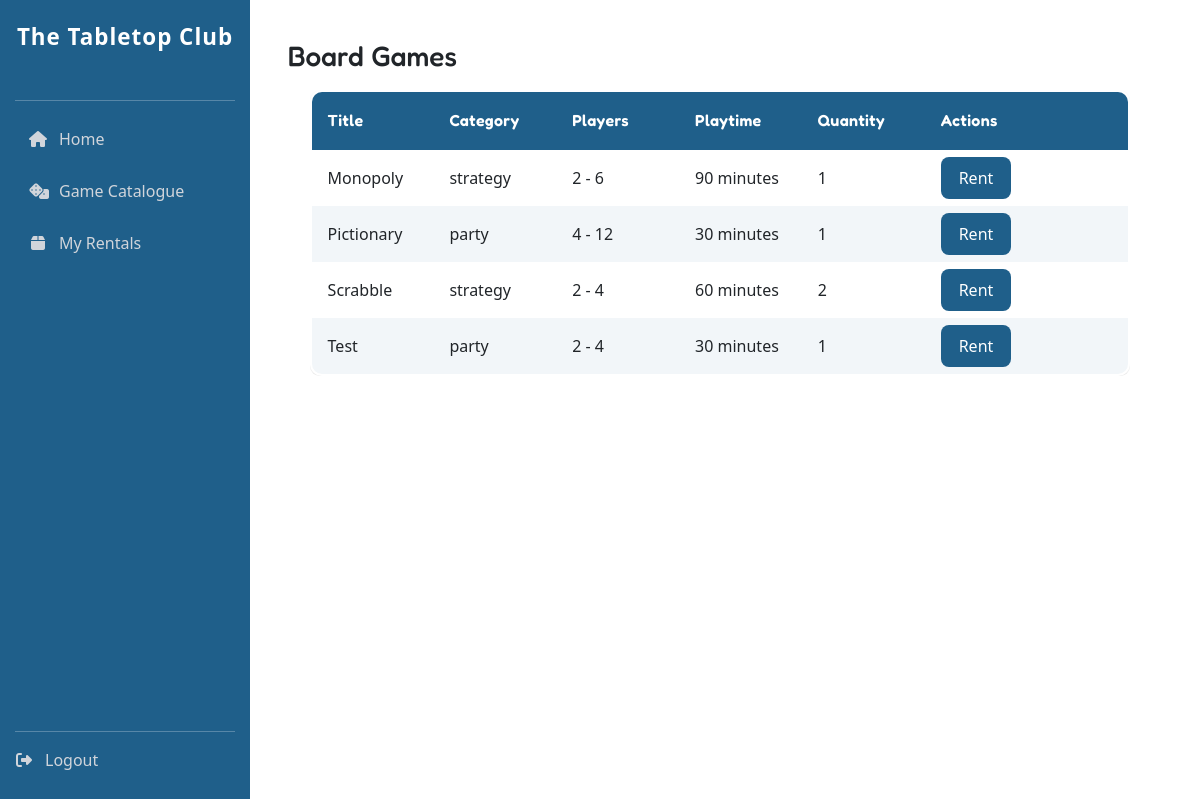
The app's page /game_catalogue/ (signed in), older data.
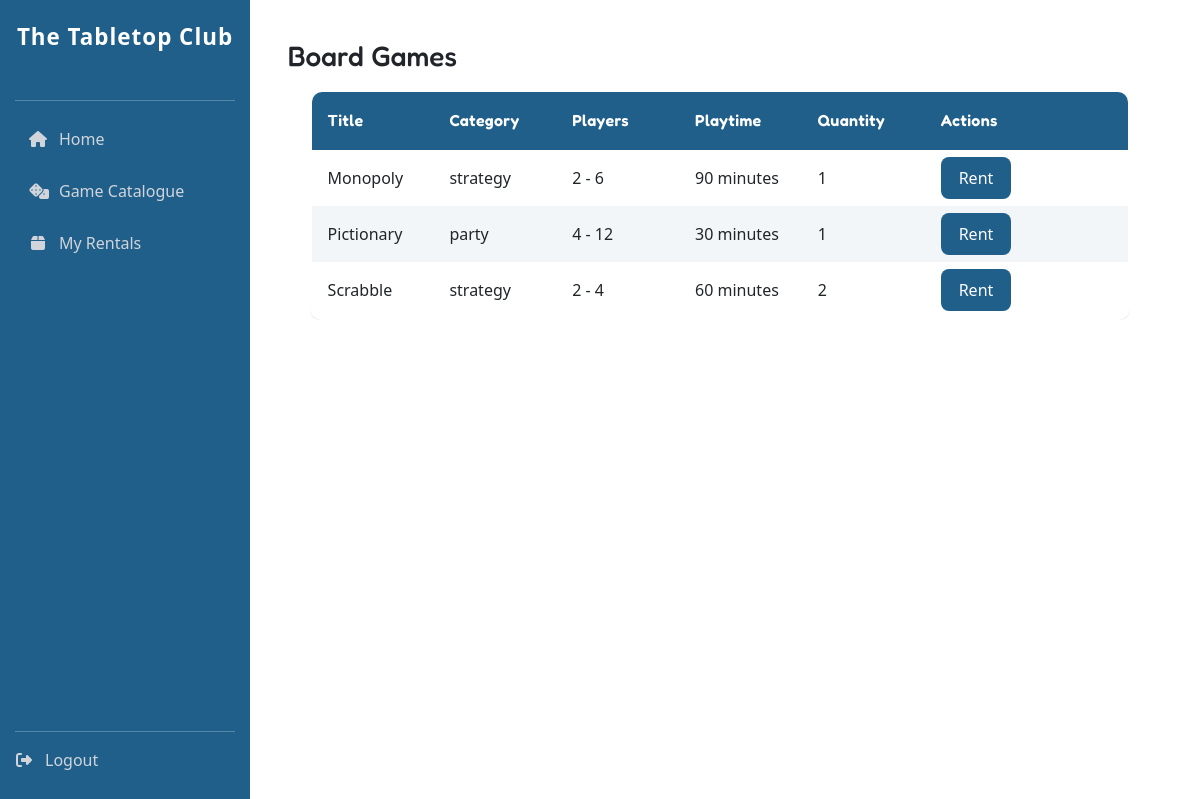
The same page, newer data.
### tabletop_club_app/models.py (models this page shows, shortened)
class BoardGame(models.Model):
    class Category(models.TextChoices):
        STRATEGY = 'strategy', 'Strategy'
        PARTY = 'party', 'Party'
    title = models.CharField(max_length=100, unique=True,)
    category = models.CharField(max_length=20, choices=Category.choices)
    min_players = models.PositiveIntegerField(validators=[MinValueValidator(1)])
    max_players = models.PositiveIntegerField(validators=[MinValueValidator(1)])
    playtime_minutes = models.PositiveIntegerField(validators=[MinValueValidator(1)])
    quantity = models.PositiveIntegerField(default=1, validators=[MinValueValidator(1)])
    class Meta:
        ordering = ['title']

### tabletop_club_app/views.py (the view)
# urls.py: path('game_catalogue/', views.game_catalogue, name='game_catalogue'),
@login_required
def game_catalogue(request):
    game_list = BoardGame.objects.all().order_by('title')
    return render(request, 'game_catalogue.html', {'games': game_list})

### tabletop_club_app/templates/game_catalogue.html (shortened to what this page needs)
{% extends 'base.html' %}
{% block content %}
<div class="container">
        <div class="board-games">
            <div class="game_header_table d-flex justify-content-between align-items-center flex-wrap gap-2 mb-3">
                <h3 class="mb-0">Board Games</h3>
            </div>
    {% if games %}
        <div class="game_body_table">
            <table class="table-pa align-middle">
                <thead>
                    <tr>
                        <th>Title</th>
                        <th>Category</th>
                        <th>Players</th>
                        <th>Playtime</th>
                        <th>Quantity</th>
                        <th>Actions</th>
                    </tr>
                </thead>
                <tbody>
                    {% for game in games %}
                        <tr>
                            <td>{{ game.title }}</td>
                            <td>{{ game.category }}</td>
                            <td>{{ game.min_players }} - {{ game.max_players }}</td>
                            <td>{{ game.playtime_minutes }} minutes</td>
                            <td>{{ game.quantity }}</td>
                            <td>
                            {% if user.is_staff %}
                                <a href="{% url 'edit_board_game' game.pk %}" class="btn-primary">Edit</a>
                                <a href="{% url 'delete_board_game' game.pk %}" class="btn-secondary">Delete</a>
                            {% else %}
                            <a href="#" class="btn-primary">Rent</a>
                            {% endif %}
                            </td>
                        </tr>
                    {% endfor %}
                    </tbody>
                </table>
            </div>
        {% else %}
            <p class="text-muted mb-0">No games found.</p>
        {% endif %}
        </div>
    </div>
{% endblock %}

### tabletop_club_app/templates/base.html (shortened to what this page needs)
{% load static %}
<!DOCTYPE html>
<html lang="en">
    <head>
        <link rel="stylesheet" href="{% static 'stylesheet.css' %}"/>
        <link href="https://cdn.jsdelivr.net/npm/bootstrap@5.3.0/dist/css/bootstrap.min.css" rel="stylesheet">
    </head>
    <body>
        <div class="container-fluid">
            <div class="row">
                <div class="d-none d-lg-flex p-0">
                    <div class="sidebar-desktop">
                        <div class="sidebar-header">
                            <div class="sidebar-title">The Tabletop Club</div>
                        </div>
                        <hr>
                        <ul class="sidebar-nav">
                            <li>
                                {% if user.is_staff %}
                                <a class="sidebar-link" href="/admin_home">
                                {% else %}
                                <a class="sidebar-link" href="/member_home">
                                {% endif %}
                                    <i class="fa-solid fa-house"></i>
                                    <span>Home</span>
                                </a>
                            </li>
                            <li>
                                <a class="sidebar-link" href="/game_catalogue">
                                    <i class="fa-solid fa-dice"></i>
                                    <span>Game Catalogue</span>
                                </a>
                            </li>
                            {% if not user.is_staff %}
                            <li>
                                <a class="sidebar-link" href="/my_rentals">
                                    <i class="fa-solid fa-box"></i>
                                    <span>My Rentals</span>
                                </a>
                            </li>
                            {% endif %}
                        </ul>
                        <hr>
                        <div class="sidebar-footer">
                        <form method="post" action="{% url 'logout' %}">
                            <button type="submit" class="sidebar-link logout-link logout-button">
                                <i class="fa-solid fa-right-from-bracket"></i>
                                <span>Logout</span>
                            </button>
                        </form>
                    </div>
                    </div>
                </div>
                <div class="main_body col p-4">
                    <div class="container-fluid">
                        <main>
                            {% block content %}{% endblock %}
                        </main>
                    </div>
                </div>
            </div>
        </div>
    </body>
</html>

### tabletop_club_app/static/stylesheet.css (style rules this page uses)
:root { --bg: #F6F3EA; --card: #FFFFFF; --primary: #1F5F8A; --secondary: #6BAED6; --success: #2E8B57; --success-secondary: #246C44; --danger: #E63946; --danger-secondary: #C52834; --danger-bg: #ffe5e5; --text: #2B2B2B; --shadow: 0 6px 12px rgba(0,0,0,0.12); }
body { font-family: "Inter", sans-serif; color: var(--text); background: var(--bg); }
h1, h2, h3, h4, h5 { font-family: "Fredoka", sans-serif; font-size: 1.8rem; font-weight: 600; }
.sidebar-desktop, .sidebar-mobile { position: fixed; top: 0; left: 0; height: 100vh; overflow-y: auto; z-index: 1050; }
@media (min-width: 1200px) and (max-width: 1399px) { .sidebar-desktop { width: 280px; } }
@media (min-width: 1200px) and (max-width: 1399px) { .main_body { margin-left: 280px; } }
@media (min-width: 992px) and (max-width: 1200px) { .sidebar-desktop { width: 240px; } }
@media (min-width: 992px) and (max-width: 1200px) { .main_body { margin-left: 240px; } }
.btn-primary { background: var(--primary); color: white; border: none; padding: 10px 18px; border-radius: 8px; font-weight: 500; text-decoration: none; }
.sidebar-desktop { width: 250px; height: 100vh; background: var(--primary); color: white; display: flex; flex-direction: column; padding: 20px 15px; }
.sidebar-header { text-align: center; margin-bottom: 30px; }
.sidebar-title { font-size: 1.4rem; font-weight: 600; letter-spacing: 1px; }
.sidebar-nav { list-style: none; padding: 0; margin: 0; flex-grow: 1; }
.sidebar-link { display: flex; align-items: center; gap: 12px; padding: 10px 14px; margin-bottom: 8px; text-decoration: none; color: #d1d5db; border-radius: 8px; transition: all 0.2s ease; }
.sidebar-link i { width: 18px; text-align: center; }
.sidebar-footer { margin-top: auto; }
.logout-button { background: none; border: none; padding: 0; width: 100%; text-align: left; display: flex; align-items: center; }
table { width: 100%; border-collapse: collapse; background-color: var(--card); color: var(--text-main); border: 2px solid var(--primary); border-radius: 12px; overflow: hidden; box-shadow: var(--shadow); }
th, td { padding: 1rem; text-align: left; vertical-align: middle; }
td { min-height: 36px; }
thead { background-color: var(--primary); position: sticky; top: 0; z-index: 1; }
thead th { color: #ffffff; font-family: "Fredoka", sans-serif; font-weight: 600; letter-spacing: 0.02em; border-bottom: 2px solid var(--primary); }
tbody tr:nth-child(even) { background-color: rgba(42, 111, 151, 0.06); }
tbody tr:last-child { border-bottom: none; }
.game_body_table, .member_body_table, .rental_body_table { width: 95%; background-color: var(--card); border-radius: .6rem; margin: .8rem auto; overflow: auto; max-height: 60vh; }
.game_body_table table, .member_body.table, .rental_body_table table { min-width: 700px; width: 100%; }
.game_body_table th, .game_body_table td, .member_body_table th, .member_body_table td, .rental_body_table th, .rental_body_table td { min-width: 120px; white-space: nowrap; }
.game_body_table th:last-child, .game_body_table td:last-child, .member_body_table th:last-child, .member_body_table td:last-child, .rental_body_table th:last-child, .rental_body_table td:last-child { min-width: 200px; }

Row changes from the older to the newer data that the page shows:
removed BoardGame: title "Test", category "party", min_players "2", max_players "4", playtime_minutes "30", quantity "1"
